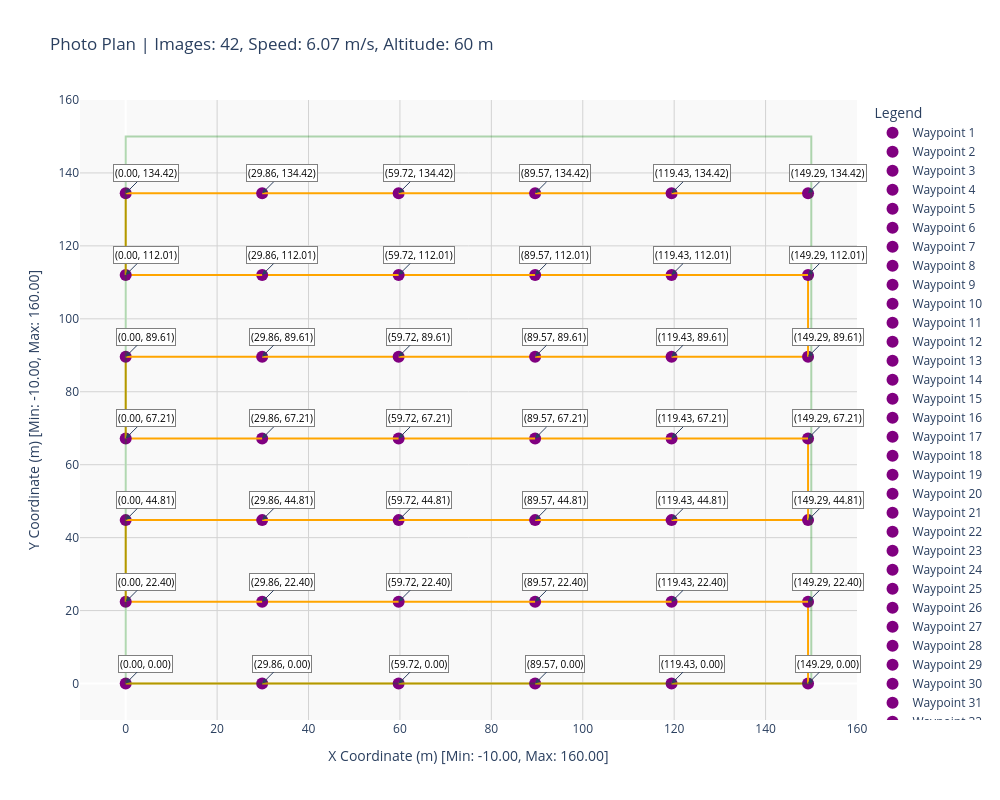

The code cell stored with this chart in its notebook:
### Code cell
camera_ = copy.deepcopy(camera_x10)
dataset_spec_ = copy.deepcopy(dataset_spec)

dataset_spec_.height = 60

print(camera_, dataset_spec_)

fig = plot_photo_plan(generate_photo_plan_on_grid(camera_, dataset_spec_), dataset_spec_.scan_dimension_x, dataset_spec_.scan_dimension_y)
fig.show()

### Figure 1 — Plotly figure (JSON) as saved in the notebook; plotly's stock layout.template omitted (floating-point values rounded to 4 significant figures)
{"data": [{"hoverinfo": "text", "hovertext": "Waypoint 1<br>Coordinates: (0.00, 0.00)<br>Altitude: 60 m<br>Speed: 6.07 m/s", "marker": {"color": "purple", "size": 12, "symbol": "circle"}, "mode": "markers+text", "name": "Waypoint 1", "text": ["1"], "textfont": {"color": "black", "size": 10}, "textposition": "top center", "type": "scatter", "x": [0], "y": [0]}, {"hoverinfo": "text", "line": {"color": "orange", "width": 2}, "mode": "lines", "showlegend": false, "text": ["From: (0.00, 0.00)<br>To: (29.86, 0.00)"], "type": "scatter", "x": [0, 29.86], "y": [0, 0]}, {"hoverinfo": "text", "hovertext": "Waypoint 2<br>Coordinates: (29.86, 0.00)<br>Altitude: 60 m<br>Speed: 6.07 m/s", "marker": {"color": "purple", "size": 12, "symbol": "circle"}, "mode": "markers+text", "name": "Waypoint 2", "text": ["2"], "textfont": {"color": "black", "size": 10}, "textposition": "top center", "type": "scatter", "x": [29.86], "y": [0]}, {"hoverinfo": "text", "line": {"color": "orange", "width": 2}, "mode": "lines", "showlegend": false, "text": ["From: (29.86, 0.00)<br>To: (59.72, 0.00)"], "type": "scatter", "x": [29.86, 59.72], "y": [0, 0]}, {"hoverinfo": "text", "hovertext": "Waypoint 3<br>Coordinates: (59.72, 0.00)<br>Altitude: 60 m<br>Speed: 6.07 m/s", "marker": {"color": "purple", "size": 12, "symbol": "circle"}, "mode": "markers+text", "name": "Waypoint 3", "text": ["3"], "textfont": {"color": "black", "size": 10}, "textposition": "top center", "type": "scatter", "x": [59.72], "y": [0]}, {"hoverinfo": "text", "line": {"color": "orange", "width": 2}, "mode": "lines", "showlegend": false, "text": ["From: (59.72, 0.00)<br>To: (89.57, 0.00)"], "type": "scatter", "x": [59.72, 89.57], "y": [0, 0]}, {"hoverinfo": "text", "hovertext": "Waypoint 4<br>Coordinates: (89.57, 0.00)<br>Altitude: 60 m<br>Speed: 6.07 m/s", "marker": {"color": "purple", "size": 12, "symbol": "circle"}, "mode": "markers+text", "name": "Waypoint 4", "text": ["4"], "textfont": {"color": "black", "size": 10}, "textposition": "top center", "type": "scatter", "x": [89.57], "y": [0]}, {"hoverinfo": "text", "line": {"color": "orange", "width": 2}, "mode": "lines", "showlegend": false, "text": ["From: (89.57, 0.00)<br>To: (119.43, 0.00)"], "type": "scatter", "x": [89.57, 119.4], "y": [0, 0]}, {"hoverinfo": "text", "hovertext": "Waypoint 5<br>Coordinates: (119.43, 0.00)<br>Altitude: 60 m<br>Speed: 6.07 m/s", "marker": {"color": "purple", "size": 12, "symbol": "circle"}, "mode": "markers+text", "name": "Waypoint 5", "text": ["5"], "textfont": {"color": "black", "size": 10}, "textposition": "top center", "type": "scatter", "x": [119.4], "y": [0]}, {"hoverinfo": "text", "line": {"color": "orange", "width": 2}, "mode": "lines", "showlegend": false, "text": ["From: (119.43, 0.00)<br>To: (149.29, 0.00)"], "type": "scatter", "x": [119.4, 149.3], "y": [0, 0]}, {"hoverinfo": "text", "hovertext": "Waypoint 6<br>Coordinates: (149.29, 0.00)<br>Altitude: 60 m<br>Speed: 6.07 m/s", "marker": {"color": "purple", "size": 12, "symbol": "circle"}, "mode": "markers+text", "name": "Waypoint 6", "text": ["6"], "textfont": {"color": "black", "size": 10}, "textposition": "top center", "type": "scatter", "x": [149.3], "y": [0]}, {"hoverinfo": "text", "line": {"color": "orange", "width": 2}, "mode": "lines", "showlegend": false, "text": ["From: (149.29, 0.00)<br>To: (149.29, 22.40)"], "type": "scatter", "x": [149.3, 149.3], "y": [0, 22.4]}, {"hoverinfo": "text", "hovertext": "Waypoint 7<br>Coordinates: (149.29, 22.40)<br>Altitude: 60 m<br>Speed: 6.07 m/s", "marker": {"color": "purple", "size": 12, "symbol": "circle"}, "mode": "markers+text", "name": "Waypoint 7", "text": ["7"], "textfont": {"color": "black", "size": 10}, "textposition": "top center", "type": "scatter", "x": [149.3], "y": [22.4]}, {"hoverinfo": "text", "line": {"color": "orange", "width": 2}, "mode": "lines", "showlegend": false, "text": ["From: (149.29, 22.40)<br>To: (119.43, 22.40)"], "type": "scatter", "x": [149.3, 119.4], "y": [22.4, 22.4]}, {"hoverinfo": "text", "hovertext": "Waypoint 8<br>Coordinates: (119.43, 22.40)<br>Altitude: 60 m<br>Speed: 6.07 m/s", "marker": {"color": "purple", "size": 12, "symbol": "circle"}, "mode": "markers+text", "name": "Waypoint 8", "text": ["8"], "textfont": {"color": "black", "size": 10}, "textposition": "top center", "type": "scatter", "x": [119.4], "y": [22.4]}, {"hoverinfo": "text", "line": {"color": "orange", "width": 2}, "mode": "lines", "showlegend": false, "text": ["From: (119.43, 22.40)<br>To: (89.57, 22.40)"], "type": "scatter", "x": [119.4, 89.57], "y": [22.4, 22.4]}, {"hoverinfo": "text", "hovertext": "Waypoint 9<br>Coordinates: (89.57, 22.40)<br>Altitude: 60 m<br>Speed: 6.07 m/s", "marker": {"color": "purple", "size": 12, "symbol": "circle"}, "mode": "markers+text", "name": "Waypoint 9", "text": ["9"], "textfont": {"color": "black", "size": 10}, "textposition": "top center", "type": "scatter", "x": [89.57], "y": [22.4]}, {"hoverinfo": "text", "line": {"color": "orange", "width": 2}, "mode": "lines", "showlegend": false, "text": ["From: (89.57, 22.40)<br>To: (59.72, 22.40)"], "type": "scatter", "x": [89.57, 59.72], "y": [22.4, 22.4]}, {"hoverinfo": "text", "hovertext": "Waypoint 10<br>Coordinates: (59.72, 22.40)<br>Altitude: 60 m<br>Speed: 6.07 m/s", "marker": {"color": "purple", "size": 12, "symbol": "circle"}, "mode": "markers+text", "name": "Waypoint 10", "text": ["10"], "textfont": {"color": "black", "size": 10}, "textposition": "top center", "type": "scatter", "x": [59.72], "y": [22.4]}, {"hoverinfo": "text", "line": {"color": "orange", "width": 2}, "mode": "lines", "showlegend": false, "text": ["From: (59.72, 22.40)<br>To: (29.86, 22.40)"], "type": "scatter", "x": [59.72, 29.86], "y": [22.4, 22.4]}, {"hoverinfo": "text", "hovertext": "Waypoint 11<br>Coordinates: (29.86, 22.40)<br>Altitude: 60 m<br>Speed: 6.07 m/s", "marker": {"color": "purple", "size": 12, "symbol": "circle"}, "mode": "markers+text", "name": "Waypoint 11", "text": ["11"], "textfont": {"color": "black", "size": 10}, "textposition": "top center", "type": "scatter", "x": [29.86], "y": [22.4]}, {"hoverinfo": "text", "line": {"color": "orange", "width": 2}, "mode": "lines", "showlegend": false, "text": ["From: (29.86, 22.40)<br>To: (0.00, 22.40)"], "type": "scatter", "x": [29.86, 0], "y": [22.4, 22.4]}, {"hoverinfo": "text", "hovertext": "Waypoint 12<br>Coordinates: (0.00, 22.40)<br>Altitude: 60 m<br>Speed: 6.07 m/s", "marker": {"color": "purple", "size": 12, "symbol": "circle"}, "mode": "markers+text", "name": "Waypoint 12", "text": ["12"], "textfont": {"color": "black", "size": 10}, "textposition": "top center", "type": "scatter", "x": [0], "y": [22.4]}, {"hoverinfo": "text", "line": {"color": "orange", "width": 2}, "mode": "lines", "showlegend": false, "text": ["From: (0.00, 22.40)<br>To: (0.00, 44.81)"], "type": "scatter", "x": [0, 0], "y": [22.4, 44.81]}, {"hoverinfo": "text", "hovertext": "Waypoint 13<br>Coordinates: (0.00, 44.81)<br>Altitude: 60 m<br>Speed: 6.07 m/s", "marker": {"color": "purple", "size": 12, "symbol": "circle"}, "mode": "markers+text", "name": "Waypoint 13", "text": ["13"], "textfont": {"color": "black", "size": 10}, "textposition": "top center", "type": "scatter", "x": [0], "y": [44.81]}, {"hoverinfo": "text", "line": {"color": "orange", "width": 2}, "mode": "lines", "showlegend": false, "text": ["From: (0.00, 44.81)<br>To: (29.86, 44.81)"], "type": "scatter", "x": [0, 29.86], "y": [44.81, 44.81]}, {"hoverinfo": "text", "hovertext": "Waypoint 14<br>Coordinates: (29.86, 44.81)<br>Altitude: 60 m<br>Speed: 6.07 m/s", "marker": {"color": "purple", "size": 12, "symbol": "circle"}, "mode": "markers+text", "name": "Waypoint 14", "text": ["14"], "textfont": {"color": "black", "size": 10}, "textposition": "top center", "type": "scatter", "x": [29.86], "y": [44.81]}, {"hoverinfo": "text", "line": {"color": "orange", "width": 2}, "mode": "lines", "showlegend": false, "text": ["From: (29.86, 44.81)<br>To: (59.72, 44.81)"], "type": "scatter", "x": [29.86, 59.72], "y": [44.81, 44.81]}, {"hoverinfo": "text", "hovertext": "Waypoint 15<br>Coordinates: (59.72, 44.81)<br>Altitude: 60 m<br>Speed: 6.07 m/s", "marker": {"color": "purple", "size": 12, "symbol": "circle"}, "mode": "markers+text", "name": "Waypoint 15", "text": ["15"], "textfont": {"color": "black", "size": 10}, "textposition": "top center", "type": "scatter", "x": [59.72], "y": [44.81]}, {"hoverinfo": "text", "line": {"color": "orange", "width": 2}, "mode": "lines", "showlegend": false, "text": ["From: (59.72, 44.81)<br>To: (89.57, 44.81)"], "type": "scatter", "x": [59.72, 89.57], "y": [44.81, 44.81]}, {"hoverinfo": "text", "hovertext": "Waypoint 16<br>Coordinates: (89.57, 44.81)<br>Altitude: 60 m<br>Speed: 6.07 m/s", "marker": {"color": "purple", "size": 12, "symbol": "circle"}, "mode": "markers+text", "name": "Waypoint 16", "text": ["16"], "textfont": {"color": "black", "size": 10}, "textposition": "top center", "type": "scatter", "x": [89.57], "y": [44.81]}, {"hoverinfo": "text", "line": {"color": "orange", "width": 2}, "mode": "lines", "showlegend": false, "text": ["From: (89.57, 44.81)<br>To: (119.43, 44.81)"], "type": "scatter", "x": [89.57, 119.4], "y": [44.81, 44.81]}, {"hoverinfo": "text", "hovertext": "Waypoint 17<br>Coordinates: (119.43, 44.81)<br>Altitude: 60 m<br>Speed: 6.07 m/s", "marker": {"color": "purple", "size": 12, "symbol": "circle"}, "mode": "markers+text", "name": "Waypoint 17", "text": ["17"], "textfont": {"color": "black", "size": 10}, "textposition": "top center", "type": "scatter", "x": [119.4], "y": [44.81]}, {"hoverinfo": "text", "line": {"color": "orange", "width": 2}, "mode": "lines", "showlegend": false, "text": ["From: (119.43, 44.81)<br>To: (149.29, 44.81)"], "type": "scatter", "x": [119.4, 149.3], "y": [44.81, 44.81]}, {"hoverinfo": "text", "hovertext": "Waypoint 18<br>Coordinates: (149.29, 44.81)<br>Altitude: 60 m<br>Speed: 6.07 m/s", "marker": {"color": "purple", "size": 12, "symbol": "circle"}, "mode": "markers+text", "name": "Waypoint 18", "text": ["18"], "textfont": {"color": "black", "size": 10}, "textposition": "top center", "type": "scatter", "x": [149.3], "y": [44.81]}, {"hoverinfo": "text", "line": {"color": "orange", "width": 2}, "mode": "lines", "showlegend": false, "text": ["From: (149.29, 44.81)<br>To: (149.29, 67.21)"], "type": "scatter", "x": [149.3, 149.3], "y": [44.81, 67.21]}, {"hoverinfo": "text", "hovertext": "Waypoint 19<br>Coordinates: (149.29, 67.21)<br>Altitude: 60 m<br>Speed: 6.07 m/s", "marker": {"color": "purple", "size": 12, "symbol": "circle"}, "mode": "markers+text", "name": "Waypoint 19", "text": ["19"], "textfont": {"color": "black", "size": 10}, "textposition": "top center", "type": "scatter", "x": [149.3], "y": [67.21]}, {"hoverinfo": "text", "line": {"color": "orange", "width": 2}, "mode": "lines", "showlegend": false, "text": ["From: (149.29, 67.21)<br>To: (119.43, 67.21)"], "type": "scatter", "x": [149.3, 119.4], "y": [67.21, 67.21]}, {"hoverinfo": "text", "hovertext": "Waypoint 20<br>Coordinates: (119.43, 67.21)<br>Altitude: 60 m<br>Speed: 6.07 m/s", "marker": {"color": "purple", "size": 12, "symbol": "circle"}, "mode": "markers+text", "name": "Waypoint 20", "text": ["20"], "textfont": {"color": "black", "size": 10}, "textposition": "top center", "type": "scatter", "x": [119.4], "y": [67.21]}, {"hoverinfo": "text", "line": {"color": "orange", "width": 2}, "mode": "lines", "showlegend": false, "text": ["From: (119.43, 67.21)<br>To: (89.57, 67.21)"], "type": "scatter", "x": [119.4, 89.57], "y": [67.21, 67.21]}, {"hoverinfo": "text", "hovertext": "Waypoint 21<br>Coordinates: (89.57, 67.21)<br>Altitude: 60 m<br>Speed: 6.07 m/s", "marker": {"color": "purple", "size": 12, "symbol": "circle"}, "mode": "markers+text", "name": "Waypoint 21", "text": ["21"], "textfont": {"color": "black", "size": 10}, "textposition": "top center", "type": "scatter", "x": [89.57], "y": [67.21]}, {"hoverinfo": "text", "line": {"color": "orange", "width": 2}, "mode": "lines", "showlegend": false, "text": ["From: (89.57, 67.21)<br>To: (59.72, 67.21)"], "type": "scatter", "x": [89.57, 59.72], "y": [67.21, 67.21]}, {"hoverinfo": "text", "hovertext": "Waypoint 22<br>Coordinates: (59.72, 67.21)<br>Altitude: 60 m<br>Speed: 6.07 m/s", "marker": {"color": "purple", "size": 12, "symbol": "circle"}, "mode": "markers+text", "name": "Waypoint 22", "text": ["22"], "textfont": {"color": "black", "size": 10}, "textposition": "top center", "type": "scatter", "x": [59.72], "y": [67.21]}, {"hoverinfo": "text", "line": {"color": "orange", "width": 2}, "mode": "lines", "showlegend": false, "text": ["From: (59.72, 67.21)<br>To: (29.86, 67.21)"], "type": "scatter", "x": [59.72, 29.86], "y": [67.21, 67.21]}, {"hoverinfo": "text", "hovertext": "Waypoint 23<br>Coordinates: (29.86, 67.21)<br>Altitude: 60 m<br>Speed: 6.07 m/s", "marker": {"color": "purple", "size": 12, "symbol": "circle"}, "mode": "markers+text", "name": "Waypoint 23", "text": ["23"], "textfont": {"color": "black", "size": 10}, "textposition": "top center", "type": "scatter", "x": [29.86], "y": [67.21]}, {"hoverinfo": "text", "line": {"color": "orange", "width": 2}, "mode": "lines", "showlegend": false, "text": ["From: (29.86, 67.21)<br>To: (0.00, 67.21)"], "type": "scatter", "x": [29.86, 0], "y": [67.21, 67.21]}, {"hoverinfo": "text", "hovertext": "Waypoint 24<br>Coordinates: (0.00, 67.21)<br>Altitude: 60 m<br>Speed: 6.07 m/s", "marker": {"color": "purple", "size": 12, "symbol": "circle"}, "mode": "markers+text", "name": "Waypoint 24", "text": ["24"], "textfont": {"color": "black", "size": 10}, "textposition": "top center", "type": "scatter", "x": [0], "y": [67.21]}, {"hoverinfo": "text", "line": {"color": "orange", "width": 2}, "mode": "lines", "showlegend": false, "text": ["From: (0.00, 67.21)<br>To: (0.00, 89.61)"], "type": "scatter", "x": [0, 0], "y": [67.21, 89.61]}, {"hoverinfo": "text", "hovertext": "Waypoint 25<br>Coordinates: (0.00, 89.61)<br>Altitude: 60 m<br>Speed: 6.07 m/s", "marker": {"color": "purple", "size": 12, "symbol": "circle"}, "mode": "markers+text", "name": "Waypoint 25", "text": ["25"], "textfont": {"color": "black", "size": 10}, "textposition": "top center", "type": "scatter", "x": [0], "y": [89.61]}, {"hoverinfo": "text", "line": {"color": "orange", "width": 2}, "mode": "lines", "showlegend": false, "text": ["From: (0.00, 89.61)<br>To: (29.86, 89.61)"], "type": "scatter", "x": [0, 29.86], "y": [89.61, 89.61]}, {"hoverinfo": "text", "hovertext": "Waypoint 26<br>Coordinates: (29.86, 89.61)<br>Altitude: 60 m<br>Speed: 6.07 m/s", "marker": {"color": "purple", "size": 12, "symbol": "circle"}, "mode": "markers+text", "name": "Waypoint 26", "text": ["26"], "textfont": {"color": "black", "size": 10}, "textposition": "top center", "type": "scatter", "x": [29.86], "y": [89.61]}, {"hoverinfo": "text", "line": {"color": "orange", "width": 2}, "mode": "lines", "showlegend": false, "text": ["From: (29.86, 89.61)<br>To: (59.72, 89.61)"], "type": "scatter", "x": [29.86, 59.72], "y": [89.61, 89.61]}, {"hoverinfo": "text", "hovertext": "Waypoint 27<br>Coordinates: (59.72, 89.61)<br>Altitude: 60 m<br>Speed: 6.07 m/s", "marker": {"color": "purple", "size": 12, "symbol": "circle"}, "mode": "markers+text", "name": "Waypoint 27", "text": ["27"], "textfont": {"color": "black", "size": 10}, "textposition": "top center", "type": "scatter", "x": [59.72], "y": [89.61]}, {"hoverinfo": "text", "line": {"color": "orange", "width": 2}, "mode": "lines", "showlegend": false, "text": ["From: (59.72, 89.61)<br>To: (89.57, 89.61)"], "type": "scatter", "x": [59.72, 89.57], "y": [89.61, 89.61]}, {"hoverinfo": "text", "hovertext": "Waypoint 28<br>Coordinates: (89.57, 89.61)<br>Altitude: 60 m<br>Speed: 6.07 m/s", "marker": {"color": "purple", "size": 12, "symbol": "circle"}, "mode": "markers+text", "name": "Waypoint 28", "text": ["28"], "textfont": {"color": "black", "size": 10}, "textposition": "top center", "type": "scatter", "x": [89.57], "y": [89.61]}, {"hoverinfo": "text", "line": {"color": "orange", "width": 2}, "mode": "lines", "showlegend": false, "text": ["From: (89.57, 89.61)<br>To: (119.43, 89.61)"], "type": "scatter", "x": [89.57, 119.4], "y": [89.61, 89.61]}, {"hoverinfo": "text", "hovertext": "Waypoint 29<br>Coordinates: (119.43, 89.61)<br>Altitude: 60 m<br>Speed: 6.07 m/s", "marker": {"color": "purple", "size": 12, "symbol": "circle"}, "mode": "markers+text", "name": "Waypoint 29", "text": ["29"], "textfont": {"color": "black", "size": 10}, "textposition": "top center", "type": "scatter", "x": [119.4], "y": [89.61]}, {"hoverinfo": "text", "line": {"color": "orange", "width": 2}, "mode": "lines", "showlegend": false, "text": ["From: (119.43, 89.61)<br>To: (149.29, 89.61)"], "type": "scatter", "x": [119.4, 149.3], "y": [89.61, 89.61]}, {"hoverinfo": "text", "hovertext": "Waypoint 30<br>Coordinates: (149.29, 89.61)<br>Altitude: 60 m<br>Speed: 6.07 m/s", "marker": {"color": "purple", "size": 12, "symbol": "circle"}, "mode": "markers+text", "name": "Waypoint 30", "text": ["30"], "textfont": {"color": "black", "size": 10}, "textposition": "top center", "type": "scatter", "x": [149.3], "y": [89.61]}, {"hoverinfo": "text", "line": {"color": "orange", "width": 2}, "mode": "lines", "showlegend": false, "text": ["From: (149.29, 89.61)<br>To: (149.29, 112.01)"], "type": "scatter", "x": [149.3, 149.3], "y": [89.61, 112.0]}, {"hoverinfo": "text", "hovertext": "Waypoint 31<br>Coordinates: (149.29, 112.01)<br>Altitude: 60 m<br>Speed: 6.07 m/s", "marker": {"color": "purple", "size": 12, "symbol": "circle"}, "mode": "markers+text", "name": "Waypoint 31", "text": ["31"], "textfont": {"color": "black", "size": 10}, "textposition": "top center", "type": "scatter", "x": [149.3], "y": [112.0]}, {"hoverinfo": "text", "line": {"color": "orange", "width": 2}, "mode": "lines", "showlegend": false, "text": ["From: (149.29, 112.01)<br>To: (119.43, 112.01)"], "type": "scatter", "x": [149.3, 119.4], "y": [112.0, 112.0]}, {"hoverinfo": "text", "hovertext": "Waypoint 32<br>Coordinates: (119.43, 112.01)<br>Altitude: 60 m<br>Speed: 6.07 m/s", "marker": {"color": "purple", "size": 12, "symbol": "circle"}, "mode": "markers+text", "name": "Waypoint 32", "text": ["32"], "textfont": {"color": "black", "size": 10}, "textposition": "top center", "type": "scatter", "x": [119.4], "y": [112.0]}, {"hoverinfo": "text", "line": {"color": "orange", "width": 2}, "mode": "lines", "showlegend": false, "text": ["From: (119.43, 112.01)<br>To: (89.57, 112.01)"], "type": "scatter", "x": [119.4, 89.57], "y": [112.0, 112.0]}, {"hoverinfo": "text", "hovertext": "Waypoint 33<br>Coordinates: (89.57, 112.01)<br>Altitude: 60 m<br>Speed: 6.07 m/s", "marker": {"color": "purple", "size": 12, "symbol": "circle"}, "mode": "markers+text", "name": "Waypoint 33", "text": ["33"], "textfont": {"color": "black", "size": 10}, "textposition": "top center", "type": "scatter", "x": [89.57], "y": [112.0]}, {"hoverinfo": "text", "line": {"color": "orange", "width": 2}, "mode": "lines", "showlegend": false, "text": ["From: (89.57, 112.01)<br>To: (59.72, 112.01)"], "type": "scatter", "x": [89.57, 59.72], "y": [112.0, 112.0]}, {"hoverinfo": "text", "hovertext": "Waypoint 34<br>Coordinates: (59.72, 112.01)<br>Altitude: 60 m<br>Speed: 6.07 m/s", "marker": {"color": "purple", "size": 12, "symbol": "circle"}, "mode": "markers+text", "name": "Waypoint 34", "text": ["34"], "textfont": {"color": "black", "size": 10}, "textposition": "top center", "type": "scatter", "x": [59.72], "y": [112.0]}, {"hoverinfo": "text", "line": {"color": "orange", "width": 2}, "mode": "lines", "showlegend": false, "text": ["From: (59.72, 112.01)<br>To: (29.86, 112.01)"], "type": "scatter", "x": [59.72, 29.86], "y": [112.0, 112.0]}, {"hoverinfo": "text", "hovertext": "Waypoint 35<br>Coordinates: (29.86, 112.01)<br>Altitude: 60 m<br>Speed: 6.07 m/s", "marker": {"color": "purple", "size": 12, "symbol": "circle"}, "mode": "markers+text", "name": "Waypoint 35", "text": ["35"], "textfont": {"color": "black", "size": 10}, "textposition": "top center", "type": "scatter", "x": [29.86], "y": [112.0]}, {"hoverinfo": "text", "line": {"color": "orange", "width": 2}, "mode": "lines", "showlegend": false, "text": ["From: (29.86, 112.01)<br>To: (0.00, 112.01)"], "type": "scatter", "x": [29.86, 0], "y": [112.0, 112.0]}, {"hoverinfo": "text", "hovertext": "Waypoint 36<br>Coordinates: (0.00, 112.01)<br>Altitude: 60 m<br>Speed: 6.07 m/s", "marker": {"color": "purple", "size": 12, "symbol": "circle"}, "mode": "markers+text", "name": "Waypoint 36", "text": ["36"], "textfont": {"color": "black", "size": 10}, "textposition": "top center", "type": "scatter", "x": [0], "y": [112.0]}, {"hoverinfo": "text", "line": {"color": "orange", "width": 2}, "mode": "lines", "showlegend": false, "text": ["From: (0.00, 112.01)<br>To: (0.00, 134.42)"], "type": "scatter", "x": [0, 0], "y": [112.0, 134.4]}, {"hoverinfo": "text", "hovertext": "Waypoint 37<br>Coordinates: (0.00, 134.42)<br>Altitude: 60 m<br>Speed: 6.07 m/s", "marker": {"color": "purple", "size": 12, "symbol": "circle"}, "mode": "markers+text", "name": "Waypoint 37", "text": ["37"], "textfont": {"color": "black", "size": 10}, "textposition": "top center", "type": "scatter", "x": [0], "y": [134.4]}, {"hoverinfo": "text", "line": {"color": "orange", "width": 2}, "mode": "lines", "showlegend": false, "text": ["From: (0.00, 134.42)<br>To: (29.86, 134.42)"], "type": "scatter", "x": [0, 29.86], "y": [134.4, 134.4]}, {"hoverinfo": "text", "hovertext": "Waypoint 38<br>Coordinates: (29.86, 134.42)<br>Altitude: 60 m<br>Speed: 6.07 m/s", "marker": {"color": "purple", "size": 12, "symbol": "circle"}, "mode": "markers+text", "name": "Waypoint 38", "text": ["38"], "textfont": {"color": "black", "size": 10}, "textposition": "top center", "type": "scatter", "x": [29.86], "y": [134.4]}, {"hoverinfo": "text", "line": {"color": "orange", "width": 2}, "mode": "lines", "showlegend": false, "text": ["From: (29.86, 134.42)<br>To: (59.72, 134.42)"], "type": "scatter", "x": [29.86, 59.72], "y": [134.4, 134.4]}, {"hoverinfo": "text", "hovertext": "Waypoint 39<br>Coordinates: (59.72, 134.42)<br>Altitude: 60 m<br>Speed: 6.07 m/s", "marker": {"color": "purple", "size": 12, "symbol": "circle"}, "mode": "markers+text", "name": "Waypoint 39", "text": ["39"], "textfont": {"color": "black", "size": 10}, "textposition": "top center", "type": "scatter", "x": [59.72], "y": [134.4]}, {"hoverinfo": "text", "line": {"color": "orange", "width": 2}, "mode": "lines", "showlegend": false, "text": ["From: (59.72, 134.42)<br>To: (89.57, 134.42)"], "type": "scatter", "x": [59.72, 89.57], "y": [134.4, 134.4]}, {"hoverinfo": "text", "hovertext": "Waypoint 40<br>Coordinates: (89.57, 134.42)<br>Altitude: 60 m<br>Speed: 6.07 m/s", "marker": {"color": "purple", "size": 12, "symbol": "circle"}, "mode": "markers+text", "name": "Waypoint 40", "text": ["40"], "textfont": {"color": "black", "size": 10}, "textposition": "top center", "type": "scatter", "x": [89.57], "y": [134.4]}, {"hoverinfo": "text", "line": {"color": "orange", "width": 2}, "mode": "lines", "showlegend": false, "text": ["From: (89.57, 134.42)<br>To: (119.43, 134.42)"], "type": "scatter", "x": [89.57, 119.4], "y": [134.4, 134.4]}, {"hoverinfo": "text", "hovertext": "Waypoint 41<br>Coordinates: (119.43, 134.42)<br>Altitude: 60 m<br>Speed: 6.07 m/s", "marker": {"color": "purple", "size": 12, "symbol": "circle"}, "mode": "markers+text", "name": "Waypoint 41", "text": ["41"], "textfont": {"color": "black", "size": 10}, "textposition": "top center", "type": "scatter", "x": [119.4], "y": [134.4]}, {"hoverinfo": "text", "line": {"color": "orange", "width": 2}, "mode": "lines", "showlegend": false, "text": ["From: (119.43, 134.42)<br>To: (149.29, 134.42)"], "type": "scatter", "x": [119.4, 149.3], "y": [134.4, 134.4]}, {"hoverinfo": "text", "hovertext": "Waypoint 42<br>Coordinates: (149.29, 134.42)<br>Altitude: 60 m<br>Speed: 6.07 m/s", "marker": {"color": "purple", "size": 12, "symbol": "circle"}, "mode": "markers+text", "name": "Waypoint 42", "text": ["42"], "textfont": {"color": "black", "size": 10}, "textposition": "top center", "type": "scatter", "x": [149.3], "y": [134.4]}], "layout": {"annotations": [{"arrowhead": 2, "ax": 20, "ay": -20, "bgcolor": "white", "bordercolor": "gray", "font": {"color": "black", "size": 10}, "showarrow": true, "text": "(0.00, 0.00)", "x": 0, "y": 0}, {"arrowhead": 2, "ax": 20, "ay": -20, "bgcolor": "white", "bordercolor": "gray", "font": {"color": "black", "size": 10}, "showarrow": true, "text": "(29.86, 0.00)", "x": 29.86, "y": 0}, {"arrowhead": 2, "ax": 20, "ay": -20, "bgcolor": "white", "bordercolor": "gray", "font": {"color": "black", "size": 10}, "showarrow": true, "text": "(59.72, 0.00)", "x": 59.72, "y": 0}, {"arrowhead": 2, "ax": 20, "ay": -20, "bgcolor": "white", "bordercolor": "gray", "font": {"color": "black", "size": 10}, "showarrow": true, "text": "(89.57, 0.00)", "x": 89.57, "y": 0}, {"arrowhead": 2, "ax": 20, "ay": -20, "bgcolor": "white", "bordercolor": "gray", "font": {"color": "black", "size": 10}, "showarrow": true, "text": "(119.43, 0.00)", "x": 119.4, "y": 0}, {"arrowhead": 2, "ax": 20, "ay": -20, "bgcolor": "white", "bordercolor": "gray", "font": {"color": "black", "size": 10}, "showarrow": true, "text": "(149.29, 0.00)", "x": 149.3, "y": 0}, {"arrowhead": 2, "ax": 20, "ay": -20, "bgcolor": "white", "bordercolor": "gray", "font": {"color": "black", "size": 10}, "showarrow": true, "text": "(149.29, 22.40)", "x": 149.3, "y": 22.4}, {"arrowhead": 2, "ax": 20, "ay": -20, "bgcolor": "white", "bordercolor": "gray", "font": {"color": "black", "size": 10}, "showarrow": true, "text": "(119.43, 22.40)", "x": 119.4, "y": 22.4}, {"arrowhead": 2, "ax": 20, "ay": -20, "bgcolor": "white", "bordercolor": "gray", "font": {"color": "black", "size": 10}, "showarrow": true, "text": "(89.57, 22.40)", "x": 89.57, "y": 22.4}, {"arrowhead": 2, "ax": 20, "ay": -20, "bgcolor": "white", "bordercolor": "gray", "font": {"color": "black", "size": 10}, "showarrow": true, "text": "(59.72, 22.40)", "x": 59.72, "y": 22.4}, {"arrowhead": 2, "ax": 20, "ay": -20, "bgcolor": "white", "bordercolor": "gray", "font": {"color": "black", "size": 10}, "showarrow": true, "text": "(29.86, 22.40)", "x": 29.86, "y": 22.4}, {"arrowhead": 2, "ax": 20, "ay": -20, "bgcolor": "white", "bordercolor": "gray", "font": {"color": "black", "size": 10}, "showarrow": true, "text": "(0.00, 22.40)", "x": 0, "y": 22.4}, {"arrowhead": 2, "ax": 20, "ay": -20, "bgcolor": "white", "bordercolor": "gray", "font": {"color": "black", "size": 10}, "showarrow": true, "text": "(0.00, 44.81)", "x": 0, "y": 44.81}, {"arrowhead": 2, "ax": 20, "ay": -20, "bgcolor": "white", "bordercolor": "gray", "font": {"color": "black", "size": 10}, "showarrow": true, "text": "(29.86, 44.81)", "x": 29.86, "y": 44.81}, {"arrowhead": 2, "ax": 20, "ay": -20, "bgcolor": "white", "bordercolor": "gray", "font": {"color": "black", "size": 10}, "showarrow": true, "text": "(59.72, 44.81)", "x": 59.72, "y": 44.81}, {"arrowhead": 2, "ax": 20, "ay": -20, "bgcolor": "white", "bordercolor": "gray", "font": {"color": "black", "size": 10}, "showarrow": true, "text": "(89.57, 44.81)", "x": 89.57, "y": 44.81}, {"arrowhead": 2, "ax": 20, "ay": -20, "bgcolor": "white", "bordercolor": "gray", "font": {"color": "black", "size": 10}, "showarrow": true, "text": "(119.43, 44.81)", "x": 119.4, "y": 44.81}, {"arrowhead": 2, "ax": 20, "ay": -20, "bgcolor": "white", "bordercolor": "gray", "font": {"color": "black", "size": 10}, "showarrow": true, "text": "(149.29, 44.81)", "x": 149.3, "y": 44.81}, {"arrowhead": 2, "ax": 20, "ay": -20, "bgcolor": "white", "bordercolor": "gray", "font": {"color": "black", "size": 10}, "showarrow": true, "text": "(149.29, 67.21)", "x": 149.3, "y": 67.21}, {"arrowhead": 2, "ax": 20, "ay": -20, "bgcolor": "white", "bordercolor": "gray", "font": {"color": "black", "size": 10}, "showarrow": true, "text": "(119.43, 67.21)", "x": 119.4, "y": 67.21}, {"arrowhead": 2, "ax": 20, "ay": -20, "bgcolor": "white", "bordercolor": "gray", "font": {"color": "black", "size": 10}, "showarrow": true, "text": "(89.57, 67.21)", "x": 89.57, "y": 67.21}, {"arrowhead": 2, "ax": 20, "ay": -20, "bgcolor": "white", "bordercolor": "gray", "font": {"color": "black", "size": 10}, "showarrow": true, "text": "(59.72, 67.21)", "x": 59.72, "y": 67.21}, {"arrowhead": 2, "ax": 20, "ay": -20, "bgcolor": "white", "bordercolor": "gray", "font": {"color": "black", "size": 10}, "showarrow": true, "text": "(29.86, 67.21)", "x": 29.86, "y": 67.21}, {"arrowhead": 2, "ax": 20, "ay": -20, "bgcolor": "white", "bordercolor": "gray", "font": {"color": "black", "size": 10}, "showarrow": true, "text": "(0.00, 67.21)", "x": 0, "y": 67.21}, {"arrowhead": 2, "ax": 20, "ay": -20, "bgcolor": "white", "bordercolor": "gray", "font": {"color": "black", "size": 10}, "showarrow": true, "text": "(0.00, 89.61)", "x": 0, "y": 89.61}, {"arrowhead": 2, "ax": 20, "ay": -20, "bgcolor": "white", "bordercolor": "gray", "font": {"color": "black", "size": 10}, "showarrow": true, "text": "(29.86, 89.61)", "x": 29.86, "y": 89.61}, {"arrowhead": 2, "ax": 20, "ay": -20, "bgcolor": "white", "bordercolor": "gray", "font": {"color": "black", "size": 10}, "showarrow": true, "text": "(59.72, 89.61)", "x": 59.72, "y": 89.61}, {"arrowhead": 2, "ax": 20, "ay": -20, "bgcolor": "white", "bordercolor": "gray", "font": {"color": "black", "size": 10}, "showarrow": true, "text": "(89.57, 89.61)", "x": 89.57, "y": 89.61}, {"arrowhead": 2, "ax": 20, "ay": -20, "bgcolor": "white", "bordercolor": "gray", "font": {"color": "black", "size": 10}, "showarrow": true, "text": "(119.43, 89.61)", "x": 119.4, "y": 89.61}, {"arrowhead": 2, "ax": 20, "ay": -20, "bgcolor": "white", "bordercolor": "gray", "font": {"color": "black", "size": 10}, "showarrow": true, "text": "(149.29, 89.61)", "x": 149.3, "y": 89.61}, {"arrowhead": 2, "ax": 20, "ay": -20, "bgcolor": "white", "bordercolor": "gray", "font": {"color": "black", "size": 10}, "showarrow": true, "text": "(149.29, 112.01)", "x": 149.3, "y": 112.0}, {"arrowhead": 2, "ax": 20, "ay": -20, "bgcolor": "white", "bordercolor": "gray", "font": {"color": "black", "size": 10}, "showarrow": true, "text": "(119.43, 112.01)", "x": 119.4, "y": 112.0}, {"arrowhead": 2, "ax": 20, "ay": -20, "bgcolor": "white", "bordercolor": "gray", "font": {"color": "black", "size": 10}, "showarrow": true, "text": "(89.57, 112.01)", "x": 89.57, "y": 112.0}, {"arrowhead": 2, "ax": 20, "ay": -20, "bgcolor": "white", "bordercolor": "gray", "font": {"color": "black", "size": 10}, "showarrow": true, "text": "(59.72, 112.01)", "x": 59.72, "y": 112.0}, {"arrowhead": 2, "ax": 20, "ay": -20, "bgcolor": "white", "bordercolor": "gray", "font": {"color": "black", "size": 10}, "showarrow": true, "text": "(29.86, 112.01)", "x": 29.86, "y": 112.0}, {"arrowhead": 2, "ax": 20, "ay": -20, "bgcolor": "white", "bordercolor": "gray", "font": {"color": "black", "size": 10}, "showarrow": true, "text": "(0.00, 112.01)", "x": 0, "y": 112.0}, {"arrowhead": 2, "ax": 20, "ay": -20, "bgcolor": "white", "bordercolor": "gray", "font": {"color": "black", "size": 10}, "showarrow": true, "text": "(0.00, 134.42)", "x": 0, "y": 134.4}, {"arrowhead": 2, "ax": 20, "ay": -20, "bgcolor": "white", "bordercolor": "gray", "font": {"color": "black", "size": 10}, "showarrow": true, "text": "(29.86, 134.42)", "x": 29.86, "y": 134.4}, {"arrowhead": 2, "ax": 20, "ay": -20, "bgcolor": "white", "bordercolor": "gray", "font": {"color": "black", "size": 10}, "showarrow": true, "text": "(59.72, 134.42)", "x": 59.72, "y": 134.4}, {"arrowhead": 2, "ax": 20, "ay": -20, "bgcolor": "white", "bordercolor": "gray", "font": {"color": "black", "size": 10}, "showarrow": true, "text": "(89.57, 134.42)", "x": 89.57, "y": 134.4}, {"arrowhead": 2, "ax": 20, "ay": -20, "bgcolor": "white", "bordercolor": "gray", "font": {"color": "black", "size": 10}, "showarrow": true, "text": "(119.43, 134.42)", "x": 119.4, "y": 134.4}, {"arrowhead": 2, "ax": 20, "ay": -20, "bgcolor": "white", "bordercolor": "gray", "font": {"color": "black", "size": 10}, "showarrow": true, "text": "(149.29, 134.42)", "x": 149.3, "y": 134.4}], "height": 800, "legend": {"itemsizing": "constant", "title": {"text": "Legend"}}, "plot_bgcolor": "#f9f9f9", "shapes": [{"line": {"color": "green", "width": 2}, "name": "Scan Area", "opacity": 0.3, "type": "rect", "x0": 0, "x1": 150, "y0": 0, "y1": 150}], "showlegend": true, "title": {"text": "Photo Plan | Images: 42, Speed: 6.07 m/s, Altitude: 60 m"}, "width": 1000, "xaxis": {"gridcolor": "lightgray", "range": [-10, 160], "showgrid": true, "title": {"text": "X Coordinate (m) [Min: -10.00, Max: 160.00]"}}, "yaxis": {"gridcolor": "lightgray", "range": [-10, 160], "showgrid": true, "title": {"text": "Y Coordinate (m) [Min: -10.00, Max: 160.00]"}}}}
